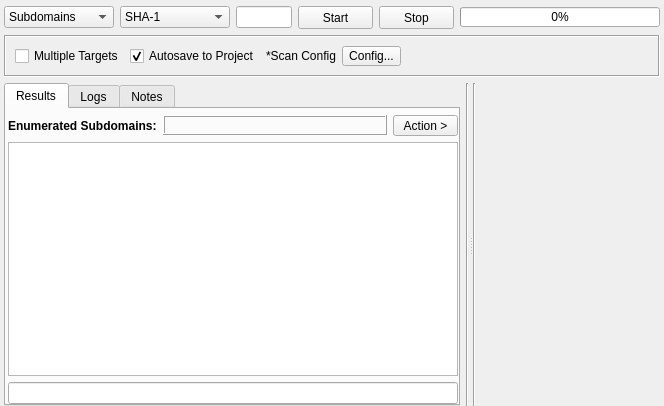
<?xml version="1.0" encoding="UTF-8"?>
<ui version="4.0">
 <class>Cert</class>
 <widget class="QWidget" name="Cert">
  <property name="geometry">
   <rect>
    <x>0</x>
    <y>0</y>
    <width>664</width>
    <height>406</height>
   </rect>
  </property>
  <property name="windowTitle">
   <string>Form</string>
  </property>
  <layout class="QVBoxLayout" name="verticalLayout_2">
   <property name="leftMargin">
    <number>4</number>
   </property>
   <property name="topMargin">
    <number>6</number>
   </property>
   <property name="rightMargin">
    <number>4</number>
   </property>
   <property name="bottomMargin">
    <number>0</number>
   </property>
   <item>
    <layout class="QHBoxLayout" name="horizontalLayout">
     <item>
      <widget class="QComboBox" name="comboBoxOutput">
       <property name="sizePolicy">
        <sizepolicy hsizetype="Fixed" vsizetype="Fixed">
         <horstretch>0</horstretch>
         <verstretch>0</verstretch>
        </sizepolicy>
       </property>
       <property name="minimumSize">
        <size>
         <width>110</width>
         <height>21</height>
        </size>
       </property>
       <property name="focusPolicy">
        <enum>Qt::NoFocus</enum>
       </property>
       <property name="styleSheet">
        <string notr="true"/>
       </property>
       <item>
        <property name="text">
         <string>Subdomains</string>
        </property>
       </item>
       <item>
        <property name="text">
         <string>Cert Fingerprints</string>
        </property>
       </item>
       <item>
        <property name="text">
         <string>Cert Info</string>
        </property>
       </item>
      </widget>
     </item>
     <item>
      <widget class="QComboBox" name="comboBoxOption">
       <property name="minimumSize">
        <size>
         <width>110</width>
         <height>21</height>
        </size>
       </property>
       <item>
        <property name="text">
         <string>SHA-1</string>
        </property>
       </item>
       <item>
        <property name="text">
         <string>SHA-256</string>
        </property>
       </item>
       <item>
        <property name="text">
         <string>Serial No:</string>
        </property>
       </item>
      </widget>
     </item>
     <item>
      <widget class="QLineEdit" name="lineEditTarget"/>
     </item>
     <item>
      <widget class="QPushButton" name="buttonStart">
       <property name="sizePolicy">
        <sizepolicy hsizetype="Fixed" vsizetype="Fixed">
         <horstretch>0</horstretch>
         <verstretch>0</verstretch>
        </sizepolicy>
       </property>
       <property name="minimumSize">
        <size>
         <width>75</width>
         <height>23</height>
        </size>
       </property>
       <property name="styleSheet">
        <string notr="true"/>
       </property>
       <property name="text">
        <string>Start</string>
       </property>
      </widget>
     </item>
     <item>
      <widget class="QPushButton" name="buttonStop">
       <property name="sizePolicy">
        <sizepolicy hsizetype="Fixed" vsizetype="Fixed">
         <horstretch>0</horstretch>
         <verstretch>0</verstretch>
        </sizepolicy>
       </property>
       <property name="minimumSize">
        <size>
         <width>75</width>
         <height>23</height>
        </size>
       </property>
       <property name="styleSheet">
        <string notr="true"/>
       </property>
       <property name="text">
        <string>Stop</string>
       </property>
      </widget>
     </item>
     <item>
      <widget class="QProgressBar" name="progressBar">
       <property name="minimumSize">
        <size>
         <width>200</width>
         <height>20</height>
        </size>
       </property>
       <property name="maximumSize">
        <size>
         <width>200</width>
         <height>20</height>
        </size>
       </property>
       <property name="styleSheet">
        <string notr="true"/>
       </property>
       <property name="value">
        <number>0</number>
       </property>
      </widget>
     </item>
    </layout>
   </item>
   <item>
    <widget class="QFrame" name="frame">
     <property name="sizePolicy">
      <sizepolicy hsizetype="Preferred" vsizetype="Preferred">
       <horstretch>0</horstretch>
       <verstretch>0</verstretch>
      </sizepolicy>
     </property>
     <property name="minimumSize">
      <size>
       <width>0</width>
       <height>42</height>
      </size>
     </property>
     <property name="maximumSize">
      <size>
       <width>16777215</width>
       <height>42</height>
      </size>
     </property>
     <property name="frameShape">
      <enum>QFrame::Box</enum>
     </property>
     <property name="frameShadow">
      <enum>QFrame::Sunken</enum>
     </property>
     <layout class="QHBoxLayout" name="horizontalLayout_2">
      <item>
       <widget class="QCheckBox" name="checkBoxMultipleTargets">
        <property name="text">
         <string>Multiple Targets</string>
        </property>
       </widget>
      </item>
      <item>
       <widget class="QCheckBox" name="checkBox">
        <property name="text">
         <string>Autosave to Project</string>
        </property>
        <property name="checked">
         <bool>true</bool>
        </property>
       </widget>
      </item>
      <item>
       <widget class="QLabel" name="label">
        <property name="text">
         <string>*Scan Config</string>
        </property>
       </widget>
      </item>
      <item>
       <widget class="QToolButton" name="buttonConfig">
        <property name="minimumSize">
         <size>
          <width>0</width>
          <height>20</height>
         </size>
        </property>
        <property name="maximumSize">
         <size>
          <width>16777215</width>
          <height>19</height>
         </size>
        </property>
        <property name="styleSheet">
         <string notr="true"/>
        </property>
        <property name="text">
         <string>Config...</string>
        </property>
       </widget>
      </item>
      <item>
       <spacer name="horizontalSpacer_6">
        <property name="orientation">
         <enum>Qt::Horizontal</enum>
        </property>
        <property name="sizeHint" stdset="0">
         <size>
          <width>397</width>
          <height>20</height>
         </size>
        </property>
       </spacer>
      </item>
     </layout>
    </widget>
   </item>
   <item>
    <widget class="QSplitter" name="splitter">
     <property name="orientation">
      <enum>Qt::Horizontal</enum>
     </property>
     <widget class="QWidget" name="layoutWidget">
      <layout class="QHBoxLayout" name="horizontalLayout_4">
       <item>
        <widget class="QTabWidget" name="tabWidgetResults">
         <property name="styleSheet">
          <string notr="true"/>
         </property>
         <property name="tabPosition">
          <enum>QTabWidget::North</enum>
         </property>
         <property name="currentIndex">
          <number>0</number>
         </property>
         <widget class="QWidget" name="tabResults">
          <attribute name="title">
           <string>Results</string>
          </attribute>
          <layout class="QVBoxLayout" name="verticalLayout">
           <property name="leftMargin">
            <number>2</number>
           </property>
           <property name="topMargin">
            <number>6</number>
           </property>
           <property name="rightMargin">
            <number>0</number>
           </property>
           <property name="bottomMargin">
            <number>0</number>
           </property>
           <item>
            <layout class="QHBoxLayout" name="horizontalLayout_18">
             <item>
              <widget class="QLabel" name="labelInfo">
               <property name="sizePolicy">
                <sizepolicy hsizetype="Maximum" vsizetype="Preferred">
                 <horstretch>0</horstretch>
                 <verstretch>0</verstretch>
                </sizepolicy>
               </property>
               <property name="font">
                <font>
                 <weight>75</weight>
                 <bold>true</bold>
                </font>
               </property>
               <property name="text">
                <string>Enumerated Subdomains:</string>
               </property>
              </widget>
             </item>
             <item>
              <widget class="QLabel" name="labelResultsCount">
               <property name="sizePolicy">
                <sizepolicy hsizetype="Preferred" vsizetype="Maximum">
                 <horstretch>0</horstretch>
                 <verstretch>0</verstretch>
                </sizepolicy>
               </property>
               <property name="minimumSize">
                <size>
                 <width>0</width>
                 <height>20</height>
                </size>
               </property>
               <property name="maximumSize">
                <size>
                 <width>16777215</width>
                 <height>20</height>
                </size>
               </property>
               <property name="font">
                <font>
                 <weight>75</weight>
                 <bold>true</bold>
                </font>
               </property>
               <property name="styleSheet">
                <string notr="true"/>
               </property>
               <property name="frameShape">
                <enum>QFrame::Box</enum>
               </property>
               <property name="frameShadow">
                <enum>QFrame::Raised</enum>
               </property>
               <property name="text">
                <string/>
               </property>
              </widget>
             </item>
             <item>
              <widget class="QToolButton" name="buttonAction">
               <property name="sizePolicy">
                <sizepolicy hsizetype="Fixed" vsizetype="Fixed">
                 <horstretch>0</horstretch>
                 <verstretch>0</verstretch>
                </sizepolicy>
               </property>
               <property name="minimumSize">
                <size>
                 <width>65</width>
                 <height>20</height>
                </size>
               </property>
               <property name="font">
                <font>
                 <weight>50</weight>
                 <bold>false</bold>
                </font>
               </property>
               <property name="styleSheet">
                <string notr="true"/>
               </property>
               <property name="text">
                <string>Action &gt;</string>
               </property>
              </widget>
             </item>
            </layout>
           </item>
           <item>
            <widget class="QTreeView" name="treeViewResults">
             <property name="font">
              <font>
               <family>MS Shell Dlg 2</family>
               <pointsize>8</pointsize>
              </font>
             </property>
             <property name="focusPolicy">
              <enum>Qt::NoFocus</enum>
             </property>
             <property name="contextMenuPolicy">
              <enum>Qt::CustomContextMenu</enum>
             </property>
             <property name="accessibleDescription">
              <string/>
             </property>
             <property name="styleSheet">
              <string notr="true"/>
             </property>
             <property name="editTriggers">
              <set>QAbstractItemView::NoEditTriggers</set>
             </property>
             <property name="showDropIndicator" stdset="0">
              <bool>false</bool>
             </property>
             <property name="dragDropOverwriteMode">
              <bool>false</bool>
             </property>
             <property name="selectionMode">
              <enum>QAbstractItemView::ExtendedSelection</enum>
             </property>
             <property name="verticalScrollMode">
              <enum>QAbstractItemView::ScrollPerPixel</enum>
             </property>
             <property name="horizontalScrollMode">
              <enum>QAbstractItemView::ScrollPerPixel</enum>
             </property>
             <property name="indentation">
              <number>0</number>
             </property>
             <property name="uniformRowHeights">
              <bool>true</bool>
             </property>
             <attribute name="headerVisible">
              <bool>false</bool>
             </attribute>
             <attribute name="headerCascadingSectionResizes">
              <bool>true</bool>
             </attribute>
             <attribute name="headerMinimumSectionSize">
              <number>200</number>
             </attribute>
             <attribute name="headerDefaultSectionSize">
              <number>200</number>
             </attribute>
             <attribute name="headerStretchLastSection">
              <bool>true</bool>
             </attribute>
            </widget>
           </item>
           <item>
            <layout class="QHBoxLayout" name="horizontalLayout_7">
             <item>
              <widget class="QLineEdit" name="lineEditFilter"/>
             </item>
            </layout>
           </item>
          </layout>
         </widget>
         <widget class="QWidget" name="tabLogs">
          <attribute name="title">
           <string>Logs</string>
          </attribute>
          <layout class="QVBoxLayout" name="verticalLayout_24">
           <property name="leftMargin">
            <number>0</number>
           </property>
           <property name="topMargin">
            <number>2</number>
           </property>
           <property name="rightMargin">
            <number>0</number>
           </property>
           <property name="bottomMargin">
            <number>0</number>
           </property>
           <item>
            <widget class="QPlainTextEdit" name="plainTextEditLogs">
             <property name="readOnly">
              <bool>true</bool>
             </property>
            </widget>
           </item>
          </layout>
         </widget>
         <widget class="QWidget" name="tabNotes">
          <attribute name="title">
           <string>Notes</string>
          </attribute>
          <layout class="QVBoxLayout" name="verticalLayout_3">
           <property name="leftMargin">
            <number>0</number>
           </property>
           <property name="topMargin">
            <number>2</number>
           </property>
           <property name="rightMargin">
            <number>0</number>
           </property>
           <property name="bottomMargin">
            <number>0</number>
           </property>
           <item>
            <widget class="QPlainTextEdit" name="plainTextEditNotes"/>
           </item>
          </layout>
         </widget>
        </widget>
       </item>
       <item>
        <widget class="Line" name="line_17">
         <property name="styleSheet">
          <string notr="true"/>
         </property>
         <property name="orientation">
          <enum>Qt::Vertical</enum>
         </property>
        </widget>
       </item>
      </layout>
     </widget>
     <widget class="QWidget" name="layoutWidget_2">
      <layout class="QHBoxLayout" name="horizontalLayout_6">
       <item>
        <widget class="Line" name="line_7">
         <property name="styleSheet">
          <string notr="true"/>
         </property>
         <property name="orientation">
          <enum>Qt::Vertical</enum>
         </property>
        </widget>
       </item>
       <item>
        <widget class="InputWidget" name="targets" native="true">
         <property name="minimumSize">
          <size>
           <width>100</width>
           <height>150</height>
          </size>
         </property>
        </widget>
       </item>
      </layout>
     </widget>
    </widget>
   </item>
  </layout>
 </widget>
 <customwidgets>
  <customwidget>
   <class>InputWidget</class>
   <extends>QWidget</extends>
   <header>src/widgets/InputWidget.h</header>
   <container>1</container>
  </customwidget>
 </customwidgets>
 <resources/>
 <connections/>
</ui>
